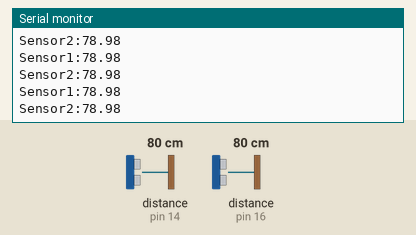
Recording of a sketch running on a simulated Arduino Uno, built with avr-gcc and run on an emulated ATmega328P. On the bench: the last lines printed to the serial monitor. Wiring (inferred from the names in the program): 2 × ultrasonic range finder: trigger pin 12, echo pin 14 / trigger pin 17, echo pin 16. The inputs (shaded band) are chosen by the test bench; at power-on: distance to the obstacle (sensors on pin 14, pin 16) 80 cm. The echo pulse lasts 58.3 µs per cm.

Above: at 1.2 s.
1.3 s: distance to the obstacle (sensor on pin 14) set to 2 cm
At 1.3 s:
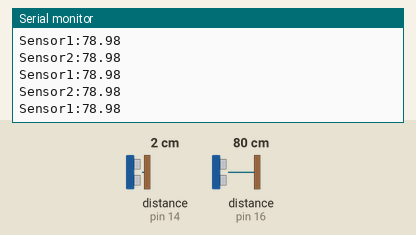
2.8 s: distance to the obstacle (sensor on pin 16) set to 2 cm
At 2.84 s:
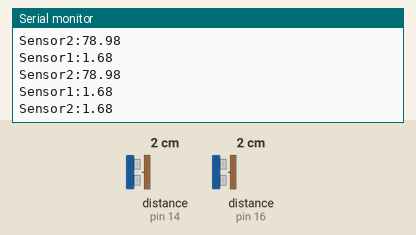
4.3 s: distance to the obstacle (sensor on pin 14) set to 4 cm
At 4.3 s:
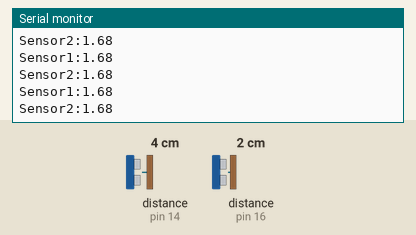
5.8 s: distance to the obstacle (sensor on pin 16) set to 4 cm
At 5.82 s:
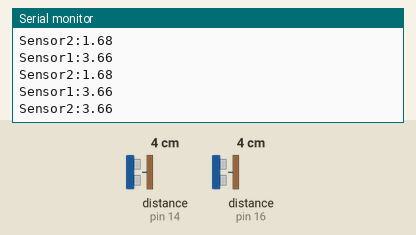
Timing chart, 0 to 8.3 s (numbered marks = the images above; inputs shaded):
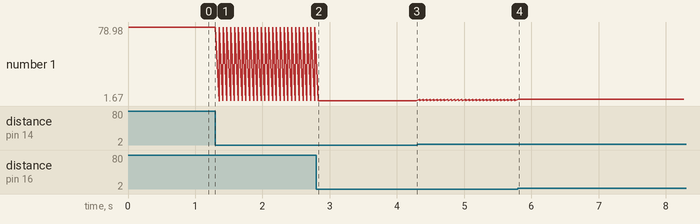

The sketch:

2ultrsonictest1.ino
```cpp
#include <Arduino.h>

// Pins für Sensor 1
const int trigPin1 = 12;  // angepasst auf D12
const int echoPin1 = 14;  // angepasst auf D14

// Pins für Sensor 2
const int trigPin2 = 17;
const int echoPin2 = 16;

// Variablen zur Entfernungsmessung
long duration1, duration2;
float distance1, distance2;

void setup() {
  Serial.begin(115200);

  // Pins für Sensor 1 festlegen
  pinMode(trigPin1, OUTPUT);
  pinMode(echoPin1, INPUT);

  // Pins für Sensor 2 festlegen
  pinMode(trigPin2, OUTPUT);
  pinMode(echoPin2, INPUT);
}

void loop() {
  // Entfernungsmessung für Sensor 1
  digitalWrite(trigPin1, LOW);
  delayMicroseconds(2);
  digitalWrite(trigPin1, HIGH);
  delayMicroseconds(10);
  digitalWrite(trigPin1, LOW);
  duration1 = pulseIn(echoPin1, HIGH);
  distance1 = duration1 * 0.034 / 2; // Entfernung in cm

  // Entfernungsmessung für Sensor 2
  digitalWrite(trigPin2, LOW);
  delayMicroseconds(2);
  digitalWrite(trigPin2, HIGH);
  delayMicroseconds(10);
  digitalWrite(trigPin2, LOW);
  duration2 = pulseIn(echoPin2, HIGH);
  distance2 = duration2 * 0.034 / 2; // Entfernung in cm

  // Daten seriell senden
  Serial.print("Sensor1:");
  Serial.println(distance1);

  Serial.print("Sensor2:");
  Serial.println(distance2);

  // Kurze Verzögerung, um die Datenrate zu regulieren
  delay(50);  // alle 50 ms eine Messung
}
```

Measured:
- after the input at 2.8 s, the serial monitor: prints a new line at once (image 2)
- after the input at 5.8 s, the serial monitor: prints a new line at once (image 4)
